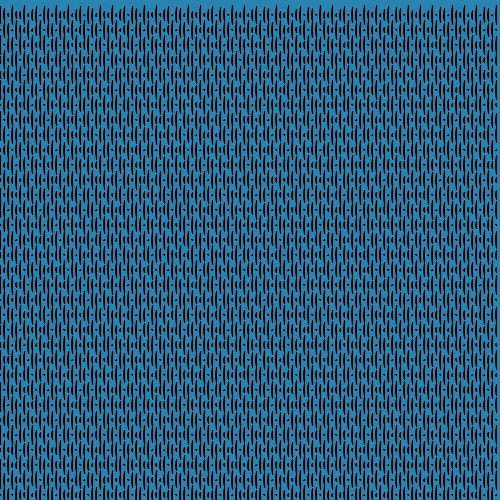
Frame 1 (no input)
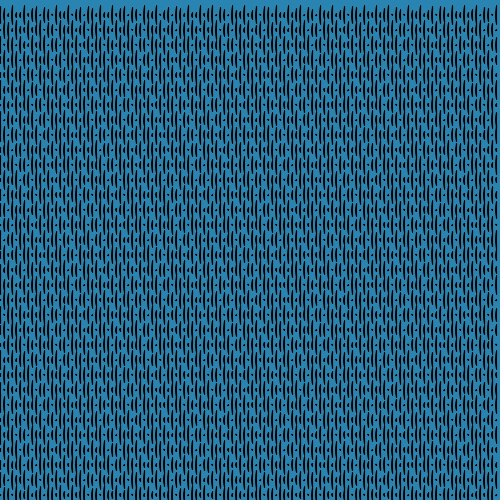
Frame 60 (the mouse pressed at the canvas centre just before this capture)
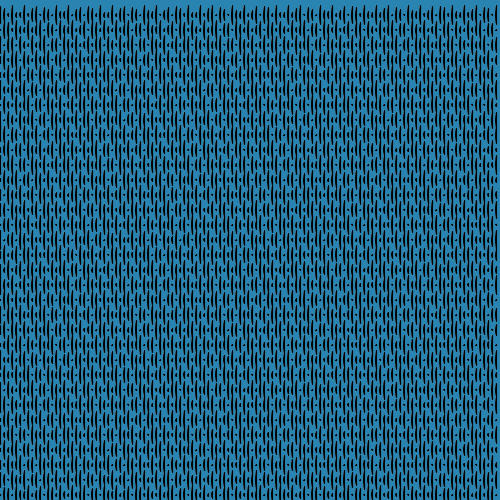
Frame 120 (the mouse held since frame 60 and released just before this capture)

The Processing sketch that drew these frames (run headless with seeded random() and noise(); from frame 60 on, the mouse is pressed at the canvas centre):

// Processing sketch: processing_164854
// ── processing_164854.pde

int c=0, numFrames = 60;
float theta;
 
void setup() {
  size(500, 500);
  //rectMode(CENTER);
}
 
void draw() {
  background(41,132,177);
  stroke(0);
  for (int y=15; y<height+2; y+=15) {
    for (int x=0; x<width; x+=4) {
  
      float offSet = TWO_PI/width+x;
      float offSet2 = TWO_PI/height+y;
      int dir = c%2==0?-1:2;
      float h = map(sin(theta*dir+offSet+offSet2), -1, 1, 1, 20);
      ellipse(x, y, 1, h);
      c++;
    }
  }
  theta += TWO_PI/numFrames;
 
}
